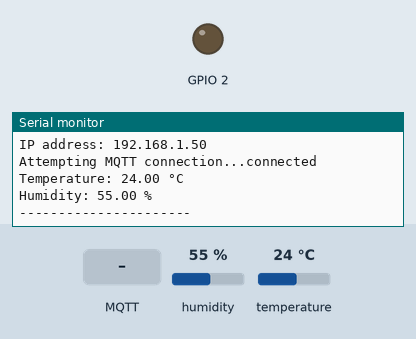
This sketch was run on a simulated ESP32. Parts: output pins drawn as LEDs (lit = HIGH), the last lines printed to the serial monitor. The test bench sets the inputs (shaded band); at power-on: humidity 55 %, temperature 24 °C. WiFi joins after 1.5 s; servers stay silent unless stated; random numbers use the default seed unless the sketch sets one; no MQTT or app messages arrive unless stated.

Above: at 2.7 s.
2.8 s: MQTT message "1" arrives on the first subscribed topic
At 3.8 s:
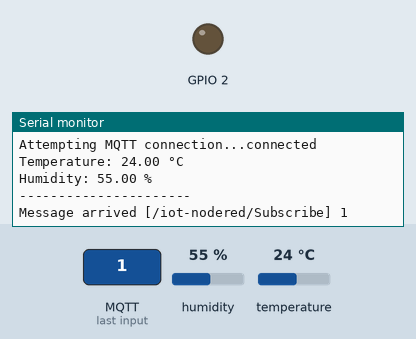
4.3 s: MQTT message "on" arrives on the first subscribed topic
At 5.3 s:
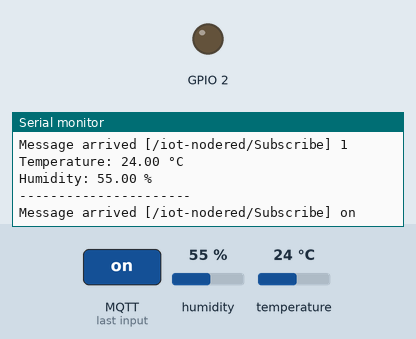
5.8 s: MQTT message "off" arrives on the first subscribed topic
At 5.97 s:
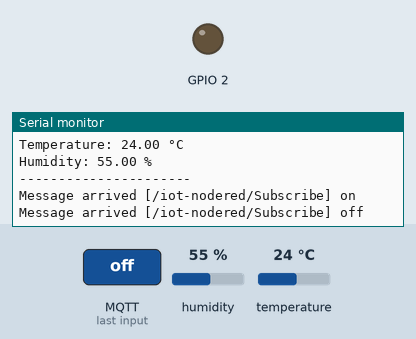

The sketch:

sketch_nov4b.ino
```cpp
#include <WiFi.h>
#include <PubSubClient.h>
#include "DHT.h"

#define DHTPIN 4
#define DHTTYPE DHT11
DHT dht(DHTPIN, DHTTYPE);

const char* ssid = "SNUC";
const char* password = "snu12345";

const char* mqtt_server = "test.mosquitto.org";

WiFiClient espClient;
PubSubClient client(espClient);

unsigned long lastMsg = 0;

void setup_wifi() {
  delay(10);
  Serial.println();
  Serial.print("Connecting to ");
  Serial.println(ssid);
  WiFi.mode(WIFI_STA);
  WiFi.begin(ssid, password);

  while (WiFi.status() != WL_CONNECTED) {
    delay(500);
    Serial.print(".");
  }

  Serial.println();
  Serial.println("WiFi connected");
  Serial.print("IP address: ");
  Serial.println(WiFi.localIP());
}


void callback(char* topic, byte* payload, unsigned int length) {
  Serial.print("Message arrived [");
  Serial.print(topic);
  Serial.print("] ");
  for (int i = 0; i < length; i++) {
    Serial.print((char)payload[i]);
  }
  Serial.println();
}

void reconnect() {
  while (!client.connected()) {
    Serial.print("Attempting MQTT connection...");
    String clientId = "ESP32Client-";
    clientId += String(random(0xffff), HEX);

    if (client.connect(clientId.c_str())) {
      Serial.println("connected");
      client.publish("/iot-nodered/Publish", "ESP32 connected successfully");
      client.subscribe("/iot-nodered/Subscribe");
    } else {
      Serial.print("failed, rc=");
      Serial.print(client.state());
      Serial.println(" — try again in 5 seconds");
      delay(5000);
    }
  }
}

void setup() {
  pinMode(2, OUTPUT);
  Serial.begin(115200);
  dht.begin();
  setup_wifi();
  client.setServer(mqtt_server, 1883);
  client.setCallback(callback);
}

void loop() {
  if (!client.connected()) {
    reconnect();
  }
  client.loop();

  unsigned long now = millis();
  if (now - lastMsg > 2000) {  // Publish every 2 seconds
    lastMsg = now;

    // Read from DHT11 sensor
    float hum = dht.readHumidity();
    float temp = dht.readTemperature();

    if (isnan(hum) || isnan(temp)) {
      Serial.println("Failed to read from DHT sensor!");
      return;
    }

    String tempStr = String(temp, 1);
    String humStr = String(hum, 1);

    client.publish("/iot-nodered/temp", tempStr.c_str());
    client.publish("/iot-nodered/hum", humStr.c_str());

    Serial.print("Temperature: ");
    Serial.print(temp);
    Serial.println(" °C");
    Serial.print("Humidity: ");
    Serial.print(hum);
    Serial.println(" %");
    Serial.println("----------------------");
  }
}
```

Measured:
- after the input at 2.8 s, the serial monitor: prints a new line at once (image 1)
- after the input at 4.3 s, the serial monitor: prints a new line at once (image 2)
- after the input at 5.8 s, the serial monitor: prints a new line at once (image 3)
